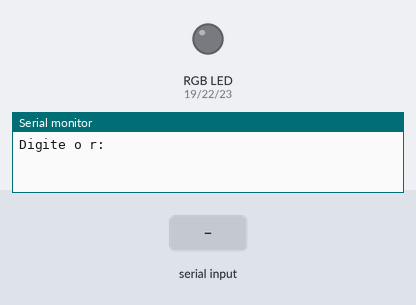
A sketch run on a simulated ESP32. Shown: an RGB LED mixed from three pins (HIGH = lit), the last lines printed to the serial monitor. The inputs (shaded band) are chosen by the test bench. Dim RGB values are drawn brighter than linear.

Above: at 1.2 s.
1.3 s: "90,45\n" received over Serial
2.8 s: "30,150\n" received over Serial
4.3 s: "5\n" received over Serial
At 4.7 s:
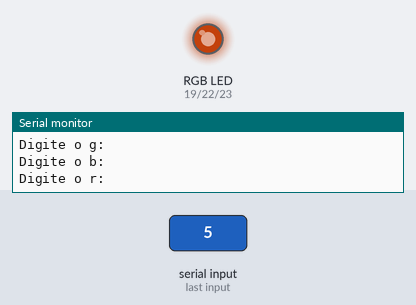
Timing chart, 0 to 7.3 s (numbered marks = the images above; inputs shaded):
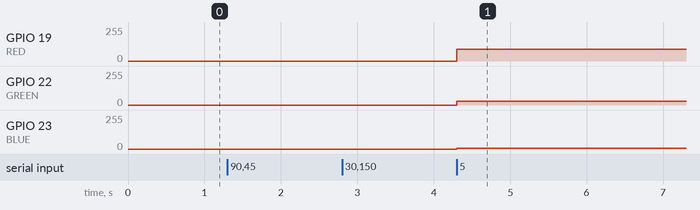

The sketch:

SerialCommunication.ino
```cpp
// https://wokwi.com/projects/364443339654461441

#define RED 19
#define GREEN 22
#define BLUE 23

#define RED_CHANNEL 0
#define GREEN_CHANNEL 1
#define BLUE_CHANNEL 2

int getColor()
{
    while (!Serial.available())
    {
    }
    return Serial.readStringUntil('\n').toInt();
}

void setup()
{
    pinMode(RED, OUTPUT);
    pinMode(GREEN, OUTPUT);
    pinMode(BLUE, OUTPUT);

    ledcSetup(RED_CHANNEL, 5000, 8);
    ledcSetup(GREEN_CHANNEL, 5000, 8);
    ledcSetup(BLUE_CHANNEL, 5000, 8);

    ledcAttachPin(RED, RED_CHANNEL);
    ledcAttachPin(GREEN, GREEN_CHANNEL);
    ledcAttachPin(BLUE, BLUE_CHANNEL);

    Serial.begin(115200);
}

int command = 0;
int r, g, b = 0;
void loop()
{
    Serial.println("Digite o r:");
    r = getColor();

    Serial.println("Digite o g:");
    g = getColor();

    Serial.println("Digite o b:");
    b = getColor();

    ledcWrite(RED_CHANNEL, r);
    ledcWrite(GREEN_CHANNEL, g);
    ledcWrite(BLUE_CHANNEL, b);
}
```

Measured:
- after the input at 4.3 s, GPIO 19 (RED): 0/255 → 90/255 at once; GPIO 22 (GREEN): 0/255 → 30/255 at once; GPIO 23 (BLUE): 0/255 → 5/255 at once
